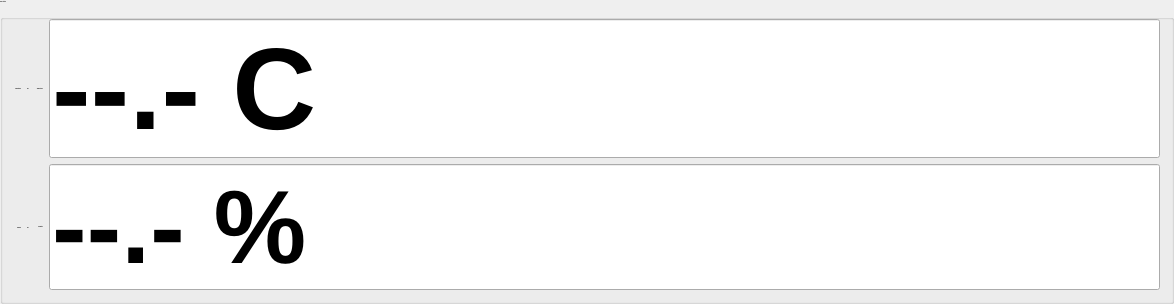
       <widget class="QGroupBox" name="LaserStatus">
        <property name="font">
         <font>
          <family>Ubuntu</family>
          <pointsize>-1</pointsize>
          <weight>75</weight>
          <bold>true</bold>
         </font>
        </property>
        <property name="styleSheet">
         <string notr="true"/>
        </property>
        <property name="title">
         <string>Laser Status</string>
        </property>
        <layout class="QGridLayout" name="gridLayout_4">
         <item row="0" column="1">
          <widget class="caLabel" name="calabel_31">
           <property name="sizePolicy">
            <sizepolicy hsizetype="MinimumExpanding" vsizetype="Preferred">
             <horstretch>0</horstretch>
             <verstretch>0</verstretch>
            </sizepolicy>
           </property>
           <property name="font">
            <font>
             <family>Ubuntu Condensed</family>
             <pointsize>-1</pointsize>
            </font>
           </property>
           <property name="text">
            <string>ON</string>
           </property>
           <property name="alignment">
            <set>Qt::AlignLeading|Qt::AlignLeft|Qt::AlignVCenter</set>
           </property>
           <property name="foreground">
            <color>
             <red>255</red>
             <green>0</green>
             <blue>0</blue>
            </color>
           </property>
           <property name="background">
            <color alpha="0">
             <red>40</red>
             <green>40</green>
             <blue>40</blue>
            </color>
           </property>
           <property name="visibility">
            <enum>caLabel::Calc</enum>
           </property>
           <property name="visibilityCalc">
            <string notr="true">A &gt; 0.0001</string>
           </property>
           <property name="channel" stdset="0">
            <string notr="true">PM:LEGEND:MEAS:POW</string>
           </property>
          </widget>
         </item>
         <item row="0" column="0">
          <widget class="QLabel" name="label_9">
           <property name="sizePolicy">
            <sizepolicy hsizetype="MinimumExpanding" vsizetype="Preferred">
             <horstretch>0</horstretch>
             <verstretch>0</verstretch>
            </sizepolicy>
           </property>
           <property name="font">
            <font>
             <family>Ubuntu Condensed</family>
             <pointsize>-1</pointsize>
            </font>
           </property>
           <property name="styleSheet">
            <string notr="true"/>
           </property>
           <property name="text">
            <string>Revolution:</string>
           </property>
           <property name="alignment">
            <set>Qt::AlignRight|Qt::AlignTrailing|Qt::AlignVCenter</set>
           </property>
          </widget>
         </item>
         <item row="0" column="3">
          <widget class="QLabel" name="label_24">
           <property name="text">
            <string>Temperature:</string>
           </property>
           <property name="alignment">
            <set>Qt::AlignRight|Qt::AlignTrailing|Qt::AlignVCenter</set>
           </property>
          </widget>
         </item>
         <item row="1" column="4">
          <widget class="caLineEdit" name="calineedit_25">
           <property name="sizePolicy">
            <sizepolicy hsizetype="MinimumExpanding" vsizetype="Preferred">
             <horstretch>0</horstretch>
             <verstretch>0</verstretch>
            </sizepolicy>
           </property>
           <property name="font">
            <font>
             <family>Ubuntu</family>
             <pointsize>78</pointsize>
            </font>
           </property>
           <property name="autoFillBackground">
            <bool>false</bool>
           </property>
           <property name="text">
            <string>--.- %</string>
           </property>
           <property name="alignment">
            <set>Qt::AlignLeading|Qt::AlignLeft|Qt::AlignVCenter</set>
           </property>
           <property name="readOnly">
            <bool>true</bool>
           </property>
           <property name="channel" stdset="0">
            <string notr="true">ENV:LEGEND:humid</string>
           </property>
           <property name="foreground">
            <color>
             <red>0</red>
             <green>255</green>
             <blue>0</blue>
            </color>
           </property>
           <property name="background">
            <color alpha="0">
             <red>255</red>
             <green>255</green>
             <blue>255</blue>
            </color>
           </property>
           <property name="colorMode">
            <enum>caLineEdit::Static</enum>
           </property>
           <property name="precision">
            <number>1</number>
           </property>
           <property name="precisionMode">
            <enum>caLineEdit::User</enum>
           </property>
           <property name="unitsEnabled">
            <bool>true</bool>
           </property>
           <property name="formatType">
            <enum>caLineEdit::decimal</enum>
           </property>
          </widget>
         </item>
         <item row="0" column="4">
          <widget class="caLineEdit" name="calineedit_24">
           <property name="sizePolicy">
            <sizepolicy hsizetype="MinimumExpanding" vsizetype="Preferred">
             <horstretch>0</horstretch>
             <verstretch>0</verstretch>
            </sizepolicy>
           </property>
           <property name="font">
            <font>
             <family>Ubuntu</family>
             <pointsize>87</pointsize>
            </font>
           </property>
           <property name="autoFillBackground">
            <bool>false</bool>
           </property>
           <property name="text">
            <string>--.- C</string>
           </property>
           <property name="alignment">
            <set>Qt::AlignLeading|Qt::AlignLeft|Qt::AlignVCenter</set>
           </property>
           <property name="readOnly">
            <bool>true</bool>
           </property>
           <property name="channel" stdset="0">
            <string notr="true">ENV:LEGEND:temp</string>
           </property>
           <property name="foreground">
            <color>
             <red>0</red>
             <green>255</green>
             <blue>0</blue>
            </color>
           </property>
           <property name="background">
            <color alpha="0">
             <red>255</red>
             <green>255</green>
             <blue>255</blue>
            </color>
           </property>
           <property name="colorMode">
            <enum>caLineEdit::Static</enum>
           </property>
           <property name="precision">
            <number>1</number>
           </property>
           <property name="precisionMode">
            <enum>caLineEdit::User</enum>
           </property>
           <property name="unitsEnabled">
            <bool>true</bool>
           </property>
           <property name="formatType">
            <enum>caLineEdit::decimal</enum>
           </property>
          </widget>
         </item>
         <item row="1" column="3">
          <widget class="QLabel" name="label_26">
           <property name="text">
            <string>Humidity:</string>
           </property>
           <property name="alignment">
            <set>Qt::AlignRight|Qt::AlignTrailing|Qt::AlignVCenter</set>
           </property>
          </widget>
         </item>
         <item row="1" column="0">
          <widget class="QLabel" name="label_10">
           <property name="font">
            <font>
             <family>Ubuntu Condensed</family>
             <pointsize>-1</pointsize>
            </font>
           </property>
           <property name="text">
            <string>Legend:</string>
           </property>
           <property name="alignment">
            <set>Qt::AlignRight|Qt::AlignTrailing|Qt::AlignVCenter</set>
           </property>
          </widget>
         </item>
         <item row="1" column="1">
          <widget class="caLabel" name="calabel_32">
           <property name="sizePolicy">
            <sizepolicy hsizetype="MinimumExpanding" vsizetype="Preferred">
             <horstretch>0</horstretch>
             <verstretch>0</verstretch>
            </sizepolicy>
           </property>
           <property name="font">
            <font>
             <family>Ubuntu Condensed</family>
             <pointsize>-1</pointsize>
            </font>
           </property>
           <property name="text">
            <string>ON</string>
           </property>
           <property name="alignment">
            <set>Qt::AlignLeading|Qt::AlignLeft|Qt::AlignVCenter</set>
           </property>
           <property name="foreground">
            <color>
             <red>255</red>
             <green>0</green>
             <blue>0</blue>
            </color>
           </property>
           <property name="background">
            <color alpha="0">
             <red>40</red>
             <green>40</green>
             <blue>40</blue>
            </color>
           </property>
           <property name="visibility">
            <enum>caLabel::Calc</enum>
           </property>
           <property name="visibilityCalc">
            <string notr="true">A &gt; 0.0001</string>
           </property>
           <property name="channel" stdset="0">
            <string notr="true">PM:LEGEND:MEAS:POW</string>
           </property>
          </widget>
         </item>
        </layout>
       </widget>
